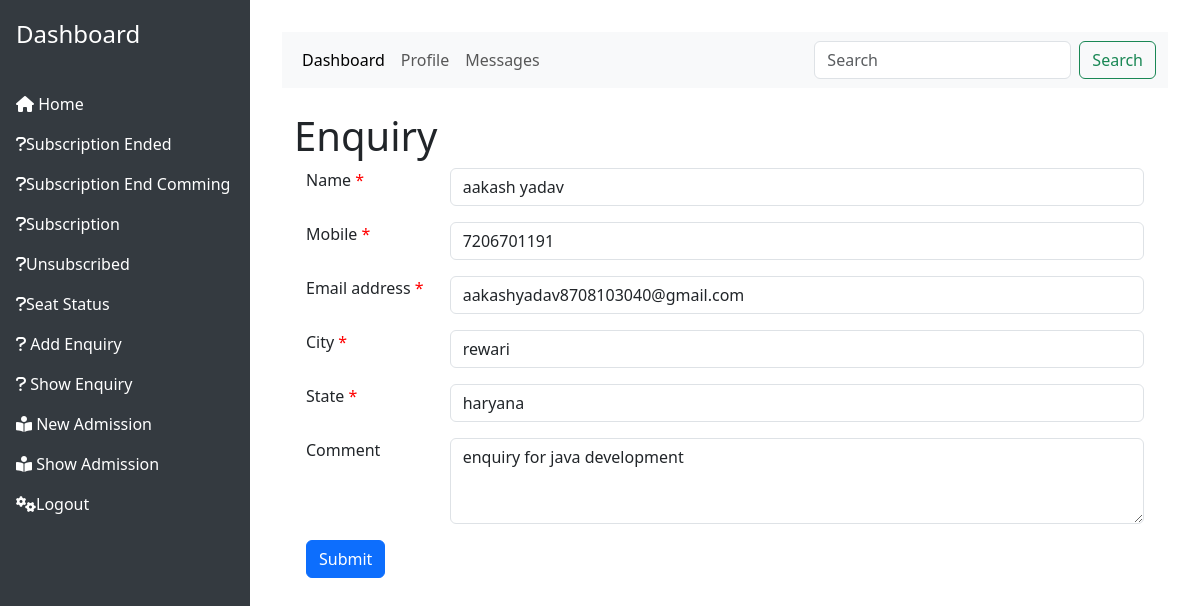
Page /edit_enquiry.php?edit=1 (signed in) on the committed database.
### tables this page shows
CREATE TABLE `enquiry` (
  `enq_id` int(11) NOT NULL,
  `name` varchar(40) DEFAULT NULL,
  `mobile` varchar(13) DEFAULT NULL,
  `email` varchar(50) DEFAULT NULL,
  `city` varchar(30) DEFAULT NULL,
  `state` varchar(40) DEFAULT NULL,
  `comment` varchar(40) DEFAULT NULL
);

### dao.php (called while the page is built, shortened)
<?php
$servername = "localhost";
$username = "root";
$password = "";
$dbname = "erplib";
$conn = mysqli_connect($servername, $username, $password, $dbname);
function query($sql)
{
    global $conn;
    $result = mysqli_query($conn, $sql);
    return $result;
}
function fetch($result)
{
    return mysqli_fetch_assoc($result);
}
function selectById($table, $pk_name, $pk_value)
{
    $aql = "select * from $table where $pk_name=$pk_value";
    $result = query($aql);
    return $rows = fetch($result);
}
?>

### edit_enquiry.php (the view, shortened to what this page needs)
<?php
if (isset($_SESSION['user'])) {
    ?>
    <?php require_once ("header.php"); ?>
    <?php
    require ("dao.php");
    if (isset($_GET['edit'])) {
        $editid = $_GET['edit'];
        $row = selectById("enquiry", "enq_id", $editid);
        ?>
        <div class="container-fluid">
            <h1 class="mt-4">Enquiry</h1>
            <div class="container">
                <form action="enquiry_controller.php">
                    <div class="mb-3 row">
                        <div class="col-2">
                            <label for="name" class="form-label">Name <span class="required">*</span></label>
                        </div>
                        <div class="col-10">
                            <input type="text" class="form-control" id="name" placeholder="Enter your name" name="name"
                                value="<?php echo $row['name']; ?>" required>
                        </div>
                    </div>
                    <div class="mb-3 row">
                        <div class="col-2"><label for="mobile" class="form-label">Mobile <span class="required">*</span></label>
                        </div>
                        <div class="col-10"><input type="text" class="form-control" id="mobile" placeholder="8901164933"
                                name="mobile" value="<?php echo $row['mobile']; ?>" required></div>
                    </div>
                    <div class="mb-3 row">
                        <div class="col-2"><label for="email" class="form-label">Email address <span
                                    class="required">*</span></label></div>
                        <div class="col-10"><input type="email" class="form-control" id="email" placeholder="Enter your email"
                                name="email" value="<?php echo $row['email']; ?>">
                        </div>
                    </div>
                    <div class="mb-3 row">
                        <div class="col-2"><label for="city" class="form-label">City <span class="required">*</span></label>
                        </div>
                        <div class="col-10"><input type="text" class="form-control" id="city" placeholder="Rewari" name="city"
                                value="<?php echo $row['city']; ?>" required></div>
                    </div>
                    <div class="mb-3 row">
                        <div class="col-2"><label for="state" class="form-label">State <span class="required">*</span></label>
                        </div>
                        <div class="col-10"><input type="text" class="form-control" id="state" placeholder="Haryana"
                                name="state" value="<?php echo $row['state']; ?>" required></div>
                    </div>
                    <div class="mb-3 row">
                        <div class="col-2"><label for="message" class="form-label">Comment</label></div>
                        <div class="col-10"><textarea class="form-control" id="message" rows="3"
                                placeholder="Enter your message" name="comment"><?php echo $row['comment']; ?></textarea></div>
                    </div>
                    <button type="submit" class="btn btn-primary" name="update">Submit</button>
                </form>
            </div>
        </div>
        <?php
    }
    ?>
    </div>
    <?php require_once ("footer.php"); ?>
<?php
} else {
    header('location:login.php?error=please login in first');
}
?>

### header.php (style rules this page uses)
.required { color: red; }

### rows in the picture
enquiry: name "aakash yadav", mobile "7206701191", email "aakashyadav8708103040@gmail.com", city "rewari", state "haryana", comment "enquiry for java development"
